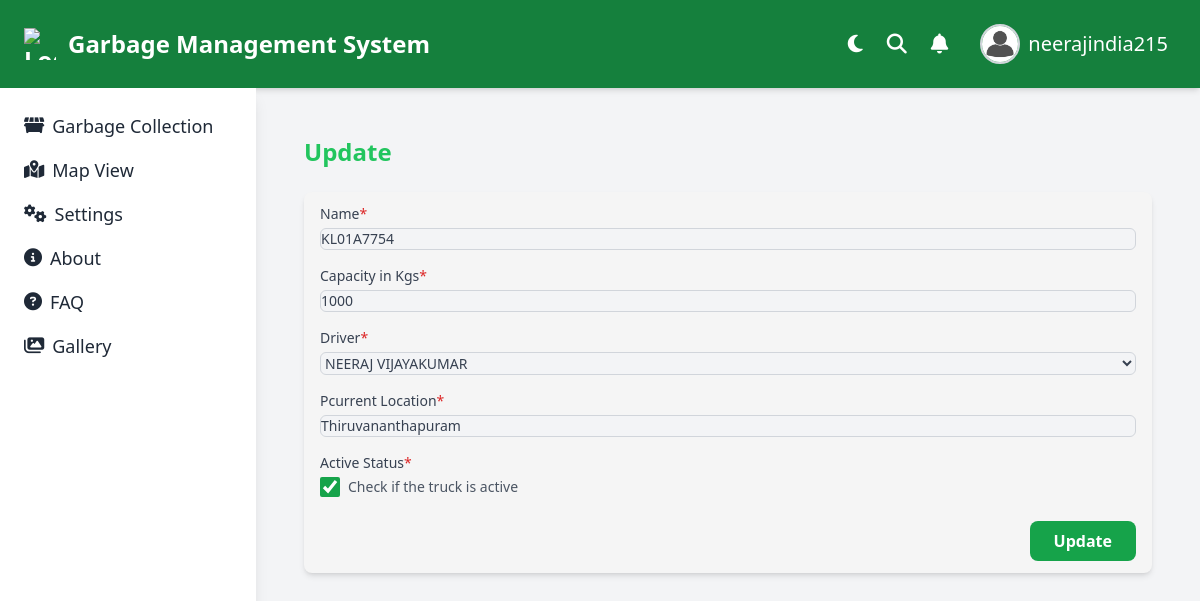
/trucks/truck-update/befab289-9560-40a3-8dec-864f7cfa1df3/ (signed in), run on the app's committed database.
### trucks/models.py (models this page shows, shortened)
class GarbageTruck(BaseClass):
    truck_number = models.CharField(unique=True,max_length=25)
    capacity = models.CharField(max_length=25)
    driver = models.ForeignKey('driver.Driver',null=True,on_delete=models.SET_NULL)
    current_location = models.CharField(max_length=255,blank=True,null=True)
    is_deleted = models.BooleanField(default=False)  # soft delete flag
    def delete(self):
        self.is_deleted = True
        self.save()
    class Meta:
        verbose_name = 'Truck'
        verbose_name_plural = 'Trucks'
        ordering = ['-id']

### trucks/views.py (the view, shortened to what this page needs)
# urls.py: path('truck-update/<str:uuid>/',views.TruckUpdateView.as_view(),name='truck-update'),
class TruckUpdateView(View):
    def get(self, request, *args, **kwargs):
        uuid = kwargs.get('uuid')
        trucks = get_object_or_404(GarbageTruck, uuid=uuid)
        form = TruckRegisterForm(instance=trucks)
        return render(request, 'trucks/truck_update.html', {'form': form})

### authentication/show_customer.py (called while the page is built)
def show_customer_name(request):
    customer_name = 'Guest'
    if request.user.is_authenticated:  # Check if the user is authenticated
        try:
            customer = Users.objects.get(profile=request.user)
            customer_name = customer.name  # Get the customer's name
        except Users.DoesNotExist:
            customer_name = 'Guest'  # Keep the default name if user is not found
    return {'customer_name': customer_name}

### authentication/show_user.py (called while the page is built)
def show_user_name(request):
    username = request.user.username
    name = username.split('@')[0]
    print(name)
    return{'name_of_user':name}

### authentication/templatetags/check_roles.py (called while the page is built)
@register.simple_tag
def check_user_role(request,roles):
    roles=roles.split(',')
    allow = False
    if request.user.role in roles:
        allow = True
    return allow

### driver/models.py (called while the page is built)
    def __str__(self):
        return f'{self.name}'

### templates/trucks/truck_update.html (shortened to what this page needs)
{% extends 'base.html' %}
{% block content %}
<main class="h-full pb-16 overflow-y-auto">
    <form action="" method="post" enctype="multipart/form-data">
        <div class="container px-6 mx-auto grid">
            <h2 class="my-6 text-2xl font-semibold text-green-500">
                Update
            </h2>
            <div class="px-4 py-3 mb-8 bg-[#f5f5f5] rounded-lg shadow-md">
                <label class="block text-sm">
                    <span class="text-gray-700">Name</span><span class="text-red-600">*</span>
                    {{ form.truck_number }}
                </label>
                <label class="block text-sm mt-4">
                    <span class="text-gray-700">Capacity in  Kgs</span><span class="text-red-600">*</span>
                    {{ form.capacity }}
                </label>
                <label class="block text-sm mt-4">
                    <span class="text-gray-700">Driver</span><span class="text-red-600">*</span>
                    {{ form.driver }}
                </label>
                <label class="block text-sm mt-4">
                    <span class="text-gray-700">Pcurrent Location</span><span class="text-red-600">*</span>
                    {{ form.current_location }}
                </label>
                <label class="block text-sm mt-4">
                    <span class="text-gray-700">Active Status</span><span class="text-red-600">*</span>
                    <div class="flex items-center space-x-2 mt-1">
                        {{ form.active_status }}
                        <span class="text-sm text-gray-600">Check if the truck is active</span>
                    </div>
                </label>
                <div class="flex justify-end mt-6">
                    <button type="submit"
                        class="px-6 py-2 bg-green-600 text-white font-semibold rounded-lg hover:bg-green-700 transition">
                        Update
                    </button>
                </div>
            </div>
        </div>
    </form>
</main>
{% endblock %}

### templates/base.html (style rules this page uses)
html, body { overflow-x: hidden; }

### data on the page
GarbageTruck: truck_number "KL01A7754", capacity "1000", driver "NEERAJ VIJAYAKUMAR", current_location "Thiruvananthapuram", active_status "☑"

### other printed values
{{ name_of_user }} "neerajindia215"
